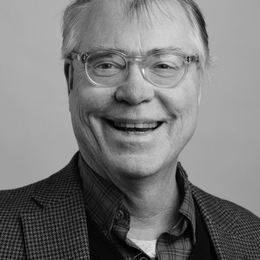
%> input picture MidProject/NMF/Pro.png, 260 x 260 px, shrunk from 600 x 600 before the run
$ octave --eval "run_nonnegative_matrix_factorization_image;"   (GNU Octave 9; MATLAB toolbox functions it lacks are replaced by stand-ins)
%> lines starting %> are read from the running program, lines starting %| are printed output that depends on the picture
### MidProject/NMF/nonnegative_matrix_factorization.m
function [Wnp1, Hnp1] = nonnegative_matrix_factorization(A, W0, H0, tol)
  % Projected gradient descent used for NMF.
  % A is the matrix to decompose.  The initial guesses
  % are matrices.
  % Reference:  https://angms.science/doc/NMF/nmf_pgd.pdf

  % I tried both the stepsize in the paper as well as a constant
  % stepsize.  The stepsize in the paper converges somewhat faster
  % (11 sec vs. 16 sec).
  % alpha = 0.00005;

  % Initialize algorithm and display starting point.
  Wnp1 = W0;
  Hnp1 = H0;
  flag = 1;
  i = 1;

  % Do optimization in a loop to prevent infinite loops
  % from nonconvergence
  while i < 500000
    Wn = Wnp1;
    Hn = Hnp1;
    %---------------------------
    % Step and Gradient
    HHt = Hn * (Hn');
    tkw = 1 / norm(HHt);
    gwn = Wnp1 * (HHt) - A * (Hn');

    lambda = 0;
    V = Wn;
    for ineri = 1:100
        lambdap = lambda;
        lambda = 0.5 * (1 + sqrt(1 + 4 * lambda^2));
        gamma = (1 - lambdap) / lambda;
        Vp = V;
        WHHt = (Wnp1 - Wn) * HHt;
        gwnn = gwn + WHHt;
        V = max(Wnp1 - tkw * gwnn, 0);
        Wnp1 = (1 - gamma) * V + gamma * Vp;
        i = i + 1;
        if ineri == 3
            initg = norm(WHHt);
        else
            if ineri > 3 && norm(WHHt) < initg * 0.8 * (1 - gamma)
                break
            end
        end
    end
    gwn = gwnn;

    %---------------------------
    % Step and Gradient
    WtW = Wnp1' * Wnp1;
    tkh = 1 / norm(WtW);
    ghn = WtW * Hnp1 - Wnp1' * A;

    lambda = 0;
    G = Hn;
    for ineri = 1:100
        lambdap = lambda;
        lambda = 0.5 * (1 + sqrt(1 + 4 * lambda^2));
        gamma = (1 - lambdap) / lambda;
        Gp = G;
        WtWh = WtW * (Hnp1 - Hn);
        ghnn = ghn + WtWh;
        G = max(Hnp1 - tkh * ghnn, 0);
        Hnp1 = (1 - gamma) * G + gamma * Gp;
        i = i + 1;
        if ineri == 3
            inith = norm(WtWh);
        else
            if ineri > 3 && norm(WtWh) < inith * 0.8 * (1 - gamma)
                break
            end
        end
    end
    ghn = ghnn;


    % init grad
    if flag == 1
        initgrad = norm([gwn; ghn'], 'fro');
        flag = 0;
    end


    % Check for convergence
    projnorm = norm([gwn(gwn<0 | Wn>0); ghn(ghn<0 | Hn>0)], 'fro');
    if projnorm < tol * initgrad
        fprintf('Converge after %d iteration\n', i);
        fnorm = norm(A - Wnp1 * Hnp1, 'fro');
        fprintf('final norm is %f\n', fnorm);
        break;
    end


    %fprintf('--------------------------------------------\n')
    %pause()


%error('nonnegative matrix factorization terminated without convergence!\n')
  end
end

### MidProject/NMF/run_nonnegative_matrix_factorization_image.m
function run_nonnegative_matrix_factorization_image()
    tic;
    for p = 10:10:100

        starttime = toc;
        tol = 1e-3;

        C = imread('Pro.png');  % This image is in uint8 format.
%> C is the input picture: size 260x260 uint8; min 0, max 252, mean 122

        % Plot image.  Note that I have made the image small so I don't
        % need to deal with gigantic matrices.  Therefore, I need to
        % magnify the image to display it successfully.


        % Convert to double before processing.
        Cr = double(C);
        [r,c] = size(Cr);
%> r = 260; c = 260
        fprintf('Image size = [%d,%d].\n', r, c)
%| Image size = [260,260].

        % Initialize factor matrices
        W0 = 5*rand(r,p);
        H0 = 5*rand(p,c);

        % Do factorization
        %[W,H] = nonnegative_matrix_factorization(Cr, W0, H0, tol);
        %[W,H] = Coordinate_descent(Cr, W0, H0, tol);
        %[W,H] = nmfLin(Cr, W0, H0, tol);
        [W,H] = nonnegative_matrix_factorization(Cr, W0, H0, tol);
%> the loop in nonnegative_matrix_factorization, `while i < 500000` made 1272 passes
%> (tkh, initgrad, projnorm) on pass 1: (1.59e-05, 76136.2, 76136.2)
%> (tkw, tkh, projnorm) on passes 2 to 7: (5.38e-05, 1.59e-05, 74880.4), (5.38e-05, 1.59e-05, 72820.4), (5.25e-05, 1.6e-05, 35377), (5.21e-05, 1.61e-05, 37505.4), (5.16e-05, 1.61e-05, 33564.4), (5.12e-05, 1.62e-05, 31372.5)
%> after the loop in nonnegative_matrix_factorization, `while i < 500000`: flag = 0; fnorm = 3864.7; i = 40364; initg = 50.86; inith = 84.49

        [r,c] = size(W);
%> c = 10
        fprintf('W size = [%d,%d].\n', r, c)
%| W size = [260,10].

        [r,c] = size(H);
%> r = 10; c = 260
        fprintf('H size = [%d,%d].\n', r, c)
%| H size = [10,260].

        % Reconstruct matrix and display it.
        D = uint8(W*H);
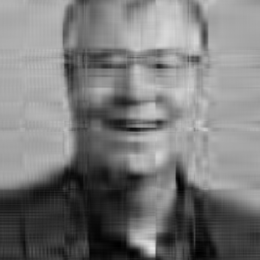
%> D: size 260x260 uint8; min 0, max 231, mean 122.2
        endtime = toc;

        % Save the image with a name that includes the value of p
        %filename = sprintf('GSDresult/reconstructed_image_p=%d.png', p);
        %filename = sprintf('CDresult/reconstructed_image_p=%d.png', p);
        %filename = sprintf('Linresult/reconstructed_image_p=%d.png', p);
        filename = sprintf('Myresult2/reconstructed_image_p=%d.png', p);
        imwrite(D, filename);
        fprintf('The time for p=%d is %f s\n', p, endtime - starttime)
    end

end
%> (the run ends here)
